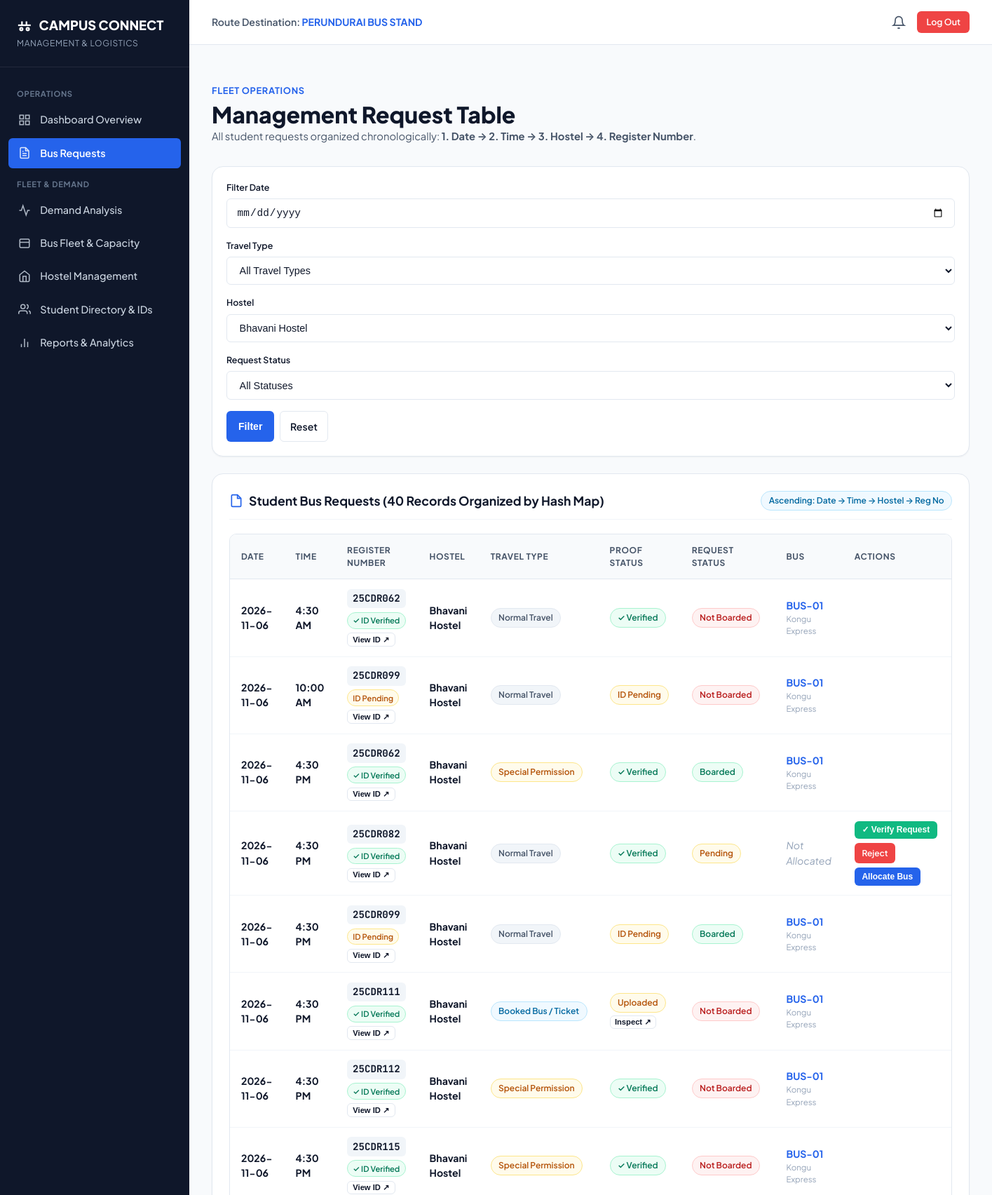
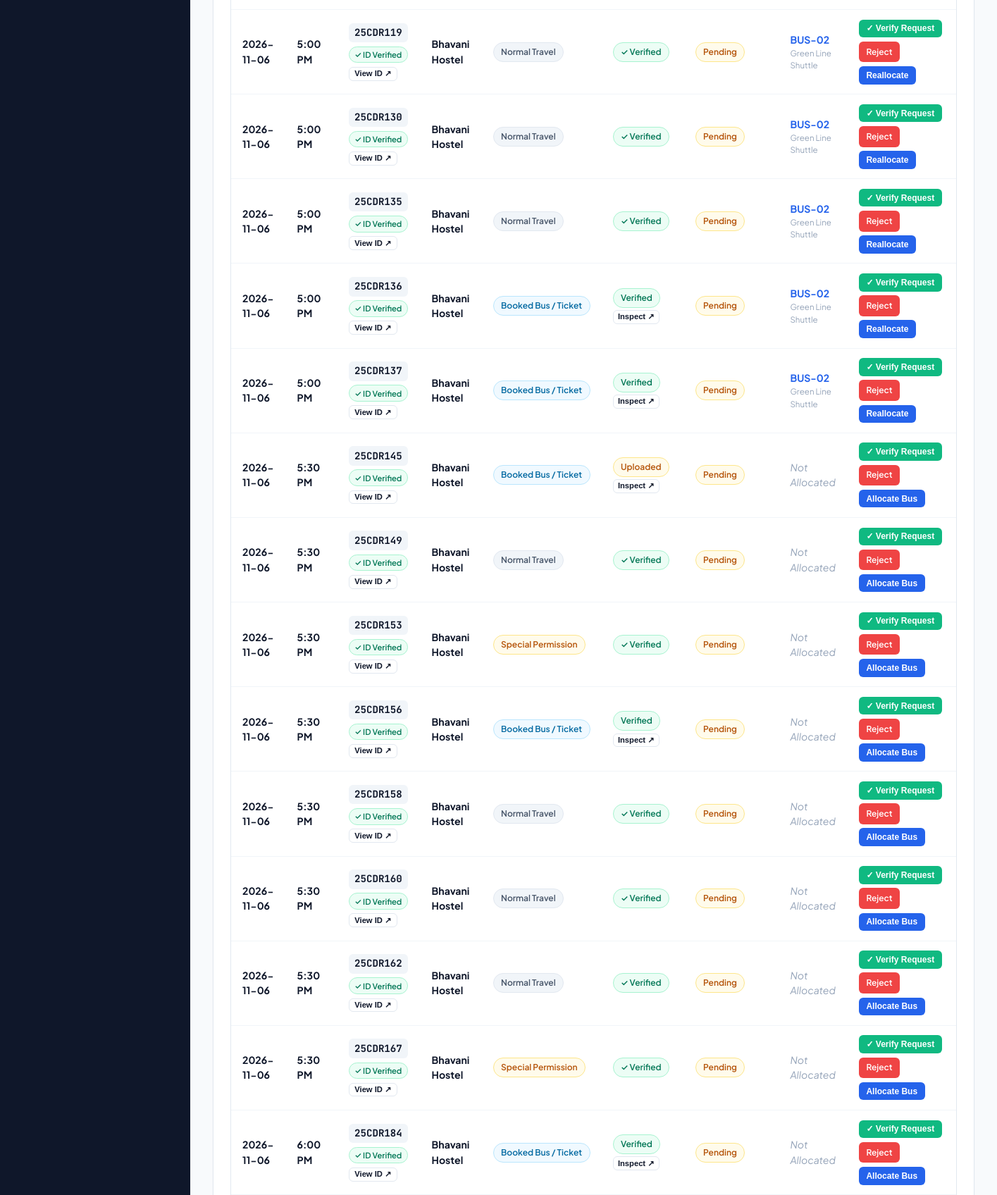
Page /management/requests?hostel_id=1 (signed in, upper part) on the committed database (2 pictures, top to bottom).
### tables this page shows
CREATE TABLE "bus_requests" (
                id INTEGER PRIMARY KEY AUTOINCREMENT,
                student_id INTEGER NOT NULL,
                hostel_id INTEGER NOT NULL,
                travel_date TEXT NOT NULL,
                required_time TEXT NOT NULL,
                travel_type TEXT NOT NULL CHECK(travel_type IN ('Normal Travel', 'Special Permission', 'Booked Bus / Ticket')),
                travel_reason TEXT,
                proof_path TEXT,
                proof_status TEXT DEFAULT 'Not Uploaded' CHECK(proof_status IN ('Not Uploaded', 'Uploaded', 'Under Review', 'Verified', 'Rejected')),
                request_status TEXT DEFAULT 'Pending' CHECK(request_status IN ('Pending', 'Under Review', 'Verified', 'Bus Allocated', 'Boarding Open', 'Boarded', 'Not Boarded', 'Cancelled', 'Rejected', 'Completed')),
                bus_id INTEGER,
                cancellation_reason TEXT,
                created_at TIMESTAMP DEFAULT CURRENT_TIMESTAMP,
                updated_at TIMESTAMP DEFAULT CURRENT_TIMESTAMP,
                FOREIGN KEY (student_id) REFERENCES users (id) ON DELETE CASCADE,
                FOREIGN KEY (hostel_id) REFERENCES hostels (id) ON DELETE RESTRICT,
                FOREIGN KEY (bus_id) REFERENCES buses (id) ON DELETE SET NULL
            );

CREATE TABLE users (
    id INTEGER PRIMARY KEY AUTOINCREMENT,
    name TEXT NOT NULL,
    register_number TEXT UNIQUE,
    email TEXT UNIQUE NOT NULL,
    password_hash TEXT NOT NULL,
    phone TEXT,
    department TEXT,
    year INTEGER,
    hostel_id INTEGER,
    role TEXT NOT NULL CHECK(role IN ('student', 'management')),
    id_card_path TEXT,
    verification_status TEXT DEFAULT 'Pending' CHECK(verification_status IN ('Pending', 'Verified', 'Rejected')),
    created_at TIMESTAMP DEFAULT CURRENT_TIMESTAMP,
    FOREIGN KEY (hostel_id) REFERENCES hostels (id) ON DELETE SET NULL
);

CREATE TABLE hostels (
    id INTEGER PRIMARY KEY AUTOINCREMENT,
    hostel_name TEXT UNIQUE NOT NULL,
    status TEXT DEFAULT 'Active' CHECK(status IN ('Active', 'Inactive')),
    created_at TIMESTAMP DEFAULT CURRENT_TIMESTAMP
);

CREATE TABLE buses (
    id INTEGER PRIMARY KEY AUTOINCREMENT,
    bus_number TEXT UNIQUE NOT NULL,
    bus_name TEXT NOT NULL,
    capacity INTEGER NOT NULL DEFAULT 50,
    driver_name TEXT NOT NULL,
    driver_contact TEXT NOT NULL,
    route TEXT NOT NULL DEFAULT 'College → Perundurai Bus Stand',
    status TEXT DEFAULT 'Active' CHECK(status IN ('Active', 'Inactive', 'Maintenance')),
    created_at TIMESTAMP DEFAULT CURRENT_TIMESTAMP
);

### routes/management_routes.py (the view)
@management_bp.route('/requests')
@login_required
@role_required('management')
def requests_view():
    travel_date = request.args.get('date', '').strip()
    travel_type = request.args.get('travel_type', 'all').strip()
    hostel_id = request.args.get('hostel_id', 'all').strip()
    status_filter = request.args.get('status', 'all').strip()
    filters = {
        'travel_date': travel_date if travel_date else None,
        'travel_type': travel_type,
        'hostel_id': hostel_id,
        'request_status': status_filter
    }
    hashmap_data = RequestService.get_management_request_view(filters)
    hostels = HostelModel.get_all_active()
    buses = BusModel.get_all_with_occupancy(travel_date if travel_date else None)
    return render_template(
        'management/requests.html',
        requests=hashmap_data['sorted_requests'],
        demand_analysis=hashmap_data['demand_analysis'],
        high_demand_slots=hashmap_data['high_demand_slots'],
        hostels=hostels,
        buses=buses,
        selected_filters=filters
    )

### app.py (called while the page is built)
@app.context_processor
def inject_global_data():
    unread_count = 0
    if 'user_id' in session:
        try:
            unread_count = NotificationService.get_unread_count(session['user_id'])
        except Exception:
            unread_count = 0
    return {
        'current_user_name': session.get('name'),
        'current_user_role': session.get('role'),
        'current_user_reg': session.get('register_number'),
        'unread_notification_count': unread_count,
        'now_year': datetime.now().year,
        'destination_fixed': 'Perundurai Bus Stand'
    }

### data_structures/hashmap_manager.py (called while the page is built)
def create_request_hashmap(requests):
    request_map = {}
    for req in requests:
        date_str = str(req.get('travel_date', '')).strip()
        time_str = str(req.get('required_time', '')).strip()
        canonical_key = f"{date_str}_{time_str}"
        if canonical_key not in request_map:
            request_map[canonical_key] = []
        request_map[canonical_key].append(req)
    return request_map

def find_high_demand_slots(requests, bus_capacity=50):
    all_demand = calculate_time_slot_demand(requests, bus_capacity)
    return [slot for slot in all_demand if slot['is_high_demand']]

def sort_hashmap_requests(request_map):
    all_flattened_requests = []
    for slot_requests in request_map.values():
        all_flattened_requests.extend(slot_requests)
    def sort_key(req):
        travel_date = str(req.get('travel_date', '') or '')
        required_time = str(req.get('required_time', '') or '')
        hostel = str(req.get('hostel_name', '') or '')
        reg_no = str(req.get('register_number', '') or '')
        return (travel_date, required_time, hostel.lower(), reg_no.upper())
    all_flattened_requests.sort(key=sort_key)
    return all_flattened_requests

def format_display_time(time_str):
    if not time_str:
        return ''
    try:
        dt = datetime.strptime(time_str.strip(), "%H:%M")
        formatted = dt.strftime("%I:%M %p")
        if formatted.startswith('0'):
            formatted = formatted[1:]
        return formatted
    except ValueError:
        return time_str

### database/db.py (called while the page is built)
def get_db():
    if 'db' not in g:
        g.db = sqlite3.connect(
            DATABASE_PATH,
            detect_types=sqlite3.PARSE_DECLTYPES | sqlite3.PARSE_COLNAMES
        )
        g.db.row_factory = sqlite3.Row
        g.db.execute("PRAGMA foreign_keys = ON;")
    return g.db

### templates/management/requests.html (shortened to what this page needs)
{% extends "management/base_management.html" %}
{% block content %}
<div style="margin-bottom: 2rem;">
  <span
    style="font-size: 0.8rem; font-weight: 700; color: var(--primary); text-transform: uppercase; letter-spacing: 0.05em;">Fleet
    Operations</span>
  <h1 style="font-size: 2rem; font-weight: 800; margin-top: 0.2rem;">Management Request Table</h1>
  <p style="color: var(--text-secondary); font-size: 0.92rem;">
    All student requests organized chronologically:
    <strong>1. Date &rarr; 2. Time &rarr; 3. Hostel &rarr; 4. Register Number</strong>.
  </p>
</div>
<div class="card" style="margin-bottom: 1.5rem; padding: 1.25rem;">
  <form method="GET" action="{{ url_for('management.requests_view') }}"
    style="display: grid; grid-template-columns: repeat(auto-fit, minmax(180px, 1fr)) auto; gap: 1rem; align-items: flex-end;">
    <div class="form-group" style="margin-bottom: 0;">
      <label class="form-label" style="font-size: 0.78rem;">Filter Date</label>
      <input type="date" name="date" class="form-control" value="{{ selected_filters.travel_date or '' }}">
    </div>
    <div class="form-group" style="margin-bottom: 0;">
      <label class="form-label" style="font-size: 0.78rem;">Travel Type</label>
      <select name="travel_type" class="form-control">
        <option value="all">All Travel Types</option>
      </select>
    </div>
    <div class="form-group" style="margin-bottom: 0;">
      <label class="form-label" style="font-size: 0.78rem;">Hostel</label>
      <select name="hostel_id" class="form-control">
        {% for h in hostels %}
        <option value="{{ h.id }}" {% if selected_filters.hostel_id==h.id|string %}selected{% endif %}>{{ h.hostel_name
          }}</option>
        {% endfor %}
      </select>
    </div>
    <div class="form-group" style="margin-bottom: 0;">
      <label class="form-label" style="font-size: 0.78rem;">Request Status</label>
      <select name="status" class="form-control">
        <option value="all">All Statuses</option>
      </select>
    </div>
    <div style="display: flex; gap: 0.5rem;">
      <button type="submit" class="btn btn-primary" style="padding: 0.65rem 1rem;">Filter</button>
      <a href="{{ url_for('management.requests_view') }}" class="btn btn-secondary"
        style="padding: 0.65rem 0.85rem;">Reset</a>
    </div>
  </form>
</div>
<div class="card">
  <div class="card-header">
    <div class="card-title">
      <svg width="20" height="20" viewBox="0 0 24 24" fill="none" stroke="currentColor" stroke-width="2"
        style="color: var(--primary);">
        <path d="M14 2H6a2 2 0 0 0-2 2v16a2 2 0 0 0 2 2h12a2 2 0 0 0 2-2V8z"></path>
        <polyline points="14 2 14 8 20 8"></polyline>
      </svg>
      <span>Student Bus Requests ({{ requests|length }} Records Organized by Hash Map)</span>
    </div>
    <span class="badge badge-info">Ascending: Date &rarr; Time &rarr; Hostel &rarr; Reg No</span>
  </div>
  {% if requests %}
  <div class="table-responsive">
    <table class="data-table">
      <thead>
        <tr>
          <th>Date</th>
          <th>Time</th>
          <th>Register Number</th>
          <th>Hostel</th>
          <th>Travel Type</th>
          <th>Proof Status</th>
          <th>Request Status</th>
          <th>Bus</th>
          <th>Actions</th>
        </tr>
      </thead>
      <tbody>
        {% for r in requests %}
        <tr>
          <td><strong>{{ r.travel_date }}</strong></td>
          <td><span style="font-weight: 700;">{{ r.formatted_time }}</span></td>
          <td>
            <span class="table-reg-no">{{ r.register_number }}</span>
            {% if r.id_card_path %}
            <div style="margin-top: 0.35rem; display: flex; align-items: center; gap: 0.35rem; flex-wrap: wrap;">
              {% if r.id_card_status == 'Verified' or r.proof_status == 'Verified' %}
              <span class="badge badge-success" style="font-size: 0.7rem; padding: 0.15rem 0.45rem;">&check; ID
                Verified</span>
              {% elif r.id_card_status == 'Rejected' or r.proof_status == 'Rejected' %}
              <span class="badge badge-danger" style="font-size: 0.7rem; padding: 0.15rem 0.45rem;">&cross; ID
                Rejected</span>
              {% else %}
              <span class="badge badge-warning" style="font-size: 0.7rem; padding: 0.15rem 0.45rem;">ID Pending</span>
              {% endif %}
              <button type="button" class="btn btn-secondary btn-sm"
                style="font-size: 0.7rem; padding: 0.15rem 0.45rem;"
                onclick="openIdCardModal('{{ r.student_id }}', '{{ url_for('uploaded_file', folder='id_cards', filename=r.id_card_path) }}', '{{ r.student_name }}', '{{ r.register_number }}', '{{ r.id_card_status }}')">
                View ID &nearr;
              </button>
            </div>
            {% endif %}
          </td>
          <td><strong>{{ r.hostel_name }}</strong></td>
          <td>
            <span
              class="badge {% if r.travel_type == 'Booked Bus / Ticket' %}badge-info{% elif r.travel_type == 'Special Permission' %}badge-warning{% else %}badge-secondary{% endif %}">
              {{ r.travel_type }}
            </span>
          </td>
          <td>
            {% if r.proof_path %}
            <span
              class="badge {% if r.proof_status == 'Verified' %}badge-success{% elif r.proof_status == 'Rejected' %}badge-danger{% elif r.proof_status in ['Uploaded', 'Under Review'] %}badge-warning{% else %}badge-secondary{% endif %}">
              {{ r.proof_status }}
            </span>
            <button type="button" class="btn btn-secondary btn-sm"
              style="font-size: 0.7rem; padding: 0.15rem 0.4rem; margin-top: 0.2rem; display: block;"
              onclick="openProofModal('{{ r.id }}', '{{ url_for('uploaded_file', folder='travel_proofs', filename=r.proof_path) }}', '{{ r.register_number }}', '{{ r.proof_status }}')">
              Inspect &nearr;
            </button>
            {% elif r.proof_status == 'Verified' or r.id_card_status == 'Verified' %}
            <span class="badge badge-success" title="Student College ID is verified on file">
              &check; Verified
            </span>
            {% elif r.proof_status == 'Rejected' or r.id_card_status == 'Rejected' %}
            <span class="badge badge-danger">
              &cross; Rejected
            </span>
            {% elif r.travel_type == 'Booked Bus / Ticket' %}
            <span class="badge badge-warning">Ticket Required</span>
            {% else %}
            <span class="badge badge-warning" title="Student College ID is pending verification">
              ID Pending
            </span>
            {% endif %}
          </td>
          <td>
            <span
              class="badge {% if r.request_status in ['Boarded', 'Verified'] %}badge-success{% elif r.request_status == 'Bus Allocated' %}badge-info{% elif r.request_status in ['Not Boarded', 'Rejected'] %}badge-danger{% elif r.request_status == 'Cancelled' %}badge-secondary{% else %}badge-warning{% endif %}">
              {{ r.request_status }}
            </span>
          </td>
          <td>
            {% if r.bus_number %}
            <strong style="color: var(--primary);">{{ r.bus_number }}</strong>
            <div style="font-size: 0.72rem; color: var(--text-muted);">{{ r.bus_name }}</div>
            {% else %}
            <span style="color: var(--text-muted); font-style: italic;">Not Allocated</span>
            {% endif %}
          </td>
          <td>
            <div style="display: flex; gap: 0.35rem; align-items: center; flex-wrap: wrap;">
              {% if r.request_status in ['Pending', 'Under Review'] %}
                <form action="{{ url_for('management.verify_request_status') }}" method="POST" style="display:inline;">
                  <button type="submit" class="btn btn-success btn-sm" style="font-size: 0.75rem; padding: 0.3rem 0.6rem; font-weight: 700;">
                    &check; Verify Request
                  </button>
                </form>
              {% endif %}
              {% if r.request_status in ['Pending', 'Under Review', 'Verified', 'Bus Allocated'] %}
              <details>
                <summary class="btn btn-danger btn-sm" style="cursor: pointer; font-size: 0.75rem; padding: 0.3rem 0.6rem;">
                  Reject
                </summary>
              </details>
              {% endif %}
              {% if r.request_status in ['Pending', 'Under Review', 'Verified', 'Bus Allocated'] %}
              <button type="button" class="btn btn-primary btn-sm" style="font-size: 0.75rem; padding: 0.3rem 0.6rem;"
                onclick="openAllocateModal('{{ r.id }}', '{{ r.register_number }}', '{{ r.travel_date }}', '{{ r.formatted_time }}')">
                {% if r.bus_id %}Reallocate{% else %}Allocate Bus{% endif %}
              </button>
              {% endif %}
            </div>
          </td>
        </tr>
        {% endfor %}
      </tbody>
    </table>
  </div>
  {% else %}
  <div style="text-align: center; padding: 3rem 1.5rem; color: var(--text-muted);">
    No bus requests matching the selected filter criteria.
  </div>
  {% endif %}
</div>
{% endblock %}

### templates/management/base_management.html (style rules this page uses)
body { font-family: 'Plus Jakarta Sans', -apple-system, sans-serif; }
.table-reg-no, code, pre { font-family: 'JetBrains Mono', monospace; }

### rows in the picture
bus_requests: travel_date "2026-11-06", formatted_time "4:30 AM", register_number "25CDR062", shows "✓ ID Verified", hostel_name "Bhavani Hostel", travel_type "Normal Travel", proof_status "✓ Verified", request_status "Not Boarded", bus_number "BUS-01", bus_name "Kongu Express"
bus_requests: travel_date "2026-11-06", formatted_time "10:00 AM", register_number "25CDR099", proof_status "ID Pending", hostel_name "Bhavani Hostel", travel_type "Normal Travel", request_status "Not Boarded", bus_number "BUS-01", bus_name "Kongu Express"
bus_requests: travel_date "2026-11-06", formatted_time "4:30 PM", register_number "25CDR062", shows "✓ ID Verified", hostel_name "Bhavani Hostel", travel_type "Special Permission", proof_status "✓ Verified", request_status "Boarded", bus_number "BUS-01", bus_name "Kongu Express"
bus_requests: travel_date "2026-11-06", formatted_time "4:30 PM", register_number "25CDR082", shows "✓ ID Verified", hostel_name "Bhavani Hostel", travel_type "Normal Travel", proof_status "✓ Verified", request_status "Pending", shows "Not Allocated", shows "Allocate Bus"
bus_requests: travel_date "2026-11-06", formatted_time "4:30 PM", register_number "25CDR099", proof_status "ID Pending", hostel_name "Bhavani Hostel", travel_type "Normal Travel", request_status "Boarded", bus_number "BUS-01", bus_name "Kongu Express"
bus_requests: travel_date "2026-11-06", formatted_time "4:30 PM", register_number "25CDR111", shows "✓ ID Verified", hostel_name "Bhavani Hostel", travel_type "Booked Bus / Ticket", proof_status "Uploaded", request_status "Not Boarded", bus_number "BUS-01", bus_name "Kongu Express"
bus_requests: travel_date "2026-11-06", formatted_time "4:30 PM", register_number "25CDR112", shows "✓ ID Verified", hostel_name "Bhavani Hostel", travel_type "Special Permission", proof_status "✓ Verified", request_status "Not Boarded", bus_number "BUS-01", bus_name "Kongu Express"
bus_requests: travel_date "2026-11-06", formatted_time "4:30 PM", register_number "25CDR115", shows "✓ ID Verified", hostel_name "Bhavani Hostel", travel_type "Special Permission", proof_status "✓ Verified", request_status "Not Boarded", bus_number "BUS-01", bus_name "Kongu Express"
bus_requests: travel_date "2026-11-06", formatted_time "5:00 PM", register_number "25CDR119", shows "✓ ID Verified", hostel_name "Bhavani Hostel", travel_type "Normal Travel", proof_status "✓ Verified", request_status "Pending", bus_number "BUS-02", bus_name "Green Line Shuttle", shows "Reallocate"
bus_requests: travel_date "2026-11-06", formatted_time "5:00 PM", register_number "25CDR130", shows "✓ ID Verified", hostel_name "Bhavani Hostel", travel_type "Normal Travel", proof_status "✓ Verified", request_status "Pending", bus_number "BUS-02", bus_name "Green Line Shuttle", shows "Reallocate"
bus_requests: travel_date "2026-11-06", formatted_time "5:00 PM", register_number "25CDR135", shows "✓ ID Verified", hostel_name "Bhavani Hostel", travel_type "Normal Travel", proof_status "✓ Verified", request_status "Pending", bus_number "BUS-02", bus_name "Green Line Shuttle", shows "Reallocate"
bus_requests: travel_date "2026-11-06", formatted_time "5:00 PM", register_number "25CDR136", shows "✓ ID Verified", hostel_name "Bhavani Hostel", travel_type "Booked Bus / Ticket", proof_status "Verified", request_status "Pending", bus_number "BUS-02", bus_name "Green Line Shuttle", shows "Reallocate"
bus_requests: travel_date "2026-11-06", formatted_time "5:00 PM", register_number "25CDR137", shows "✓ ID Verified", hostel_name "Bhavani Hostel", travel_type "Booked Bus / Ticket", proof_status "Verified", request_status "Pending", bus_number "BUS-02", bus_name "Green Line Shuttle", shows "Reallocate"
bus_requests: travel_date "2026-11-06", formatted_time "5:30 PM", register_number "25CDR145", shows "✓ ID Verified", hostel_name "Bhavani Hostel", travel_type "Booked Bus / Ticket", proof_status "Uploaded", request_status "Pending", shows "Not Allocated", shows "Allocate Bus"
bus_requests: travel_date "2026-11-06", formatted_time "5:30 PM", register_number "25CDR149", shows "✓ ID Verified", hostel_name "Bhavani Hostel", travel_type "Normal Travel", proof_status "✓ Verified", request_status "Pending", shows "Not Allocated", shows "Allocate Bus"
bus_requests: travel_date "2026-11-06", formatted_time "5:30 PM", register_number "25CDR153", shows "✓ ID Verified", hostel_name "Bhavani Hostel", travel_type "Special Permission", proof_status "✓ Verified", request_status "Pending", shows "Not Allocated", shows "Allocate Bus"
bus_requests: travel_date "2026-11-06", formatted_time "5:30 PM", register_number "25CDR156", shows "✓ ID Verified", hostel_name "Bhavani Hostel", travel_type "Booked Bus / Ticket", proof_status "Verified", request_status "Pending", shows "Not Allocated", shows "Allocate Bus"
bus_requests: travel_date "2026-11-06", formatted_time "5:30 PM", register_number "25CDR158", shows "✓ ID Verified", hostel_name "Bhavani Hostel", travel_type "Normal Travel", proof_status "✓ Verified", request_status "Pending", shows "Not Allocated", shows "Allocate Bus"
bus_requests: travel_date "2026-11-06", formatted_time "5:30 PM", register_number "25CDR160", shows "✓ ID Verified", hostel_name "Bhavani Hostel", travel_type "Normal Travel", proof_status "✓ Verified", request_status "Pending", shows "Not Allocated", shows "Allocate Bus"
bus_requests: travel_date "2026-11-06", formatted_time "5:30 PM", register_number "25CDR162", shows "✓ ID Verified", hostel_name "Bhavani Hostel", travel_type "Normal Travel", proof_status "✓ Verified", request_status "Pending", shows "Not Allocated", shows "Allocate Bus"
bus_requests: travel_date "2026-11-06", formatted_time "5:30 PM", register_number "25CDR167", shows "✓ ID Verified", hostel_name "Bhavani Hostel", travel_type "Special Permission", proof_status "✓ Verified", request_status "Pending", shows "Not Allocated", shows "Allocate Bus"
bus_requests: travel_date "2026-11-06", formatted_time "6:00 PM", register_number "25CDR184", shows "✓ ID Verified", hostel_name "Bhavani Hostel", travel_type "Booked Bus / Ticket", proof_status "Verified", request_status "Pending", shows "Not Allocated", shows "Allocate Bus"

### other values in the picture
{{ requests|length }} "40"
form field hostel_id "Bhavani Hostel"
